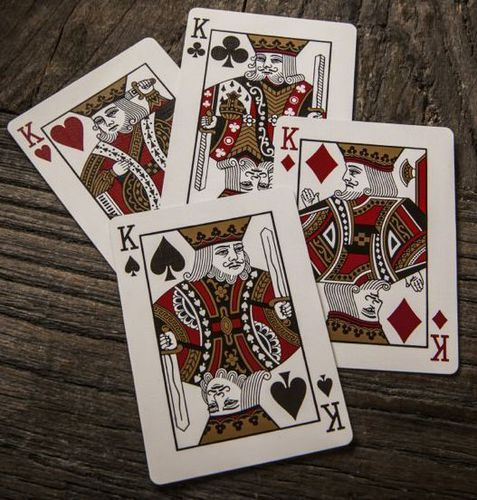
#> input picture images/cards.jpg, 477 x 500 px, found by its file name
$ python 7_wrap_prespective.py
#> lines starting #> are read from the running program, lines starting #| are printed output that depends on the picture
import cv2
import numpy as np

img = cv2.imread(
    "OpenCV-Learning/images/cards.jpg"
)
#> img is the input picture: shape (500, 477, 3); mean B, G, R 88.1, 96.6, 109.6

width, height = 250, 350
pts1 = np.float32([[111, 219], [287, 188], [154, 482], [352, 440]])
pts2 = np.float32([[0, 0], [width, 0], [height, 0], [width, height]])

matrix = cv2.getPerspectiveTransform(pts1, pts2)
imageOutput = cv2.warpPerspective(img, matrix, (width, height))
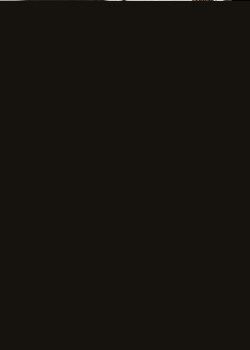
#> imageOutput: shape (350, 250, 3); mean B, G, R 14.2, 19.2, 22.3


cv2.imshow("Image", img)
cv2.imshow("output", imageOutput)
cv2.waitKey(0)
